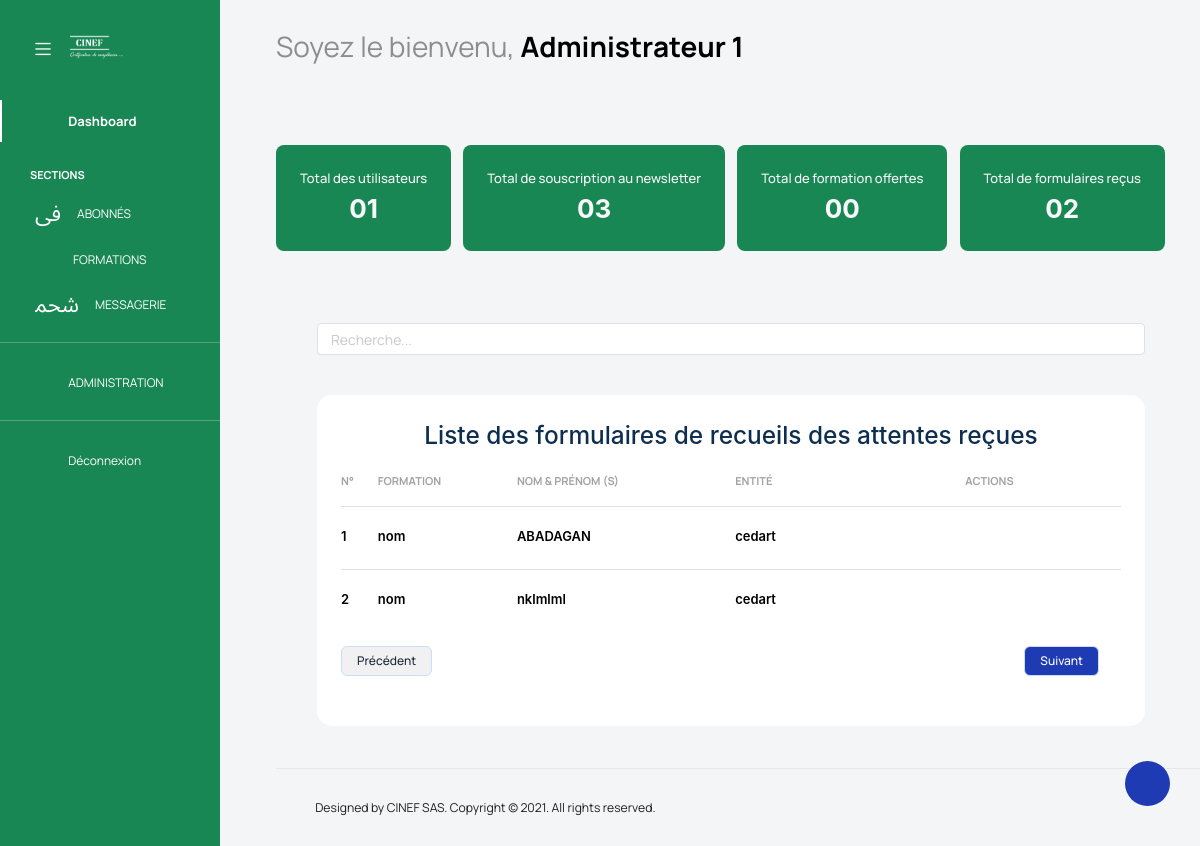
The page /admin/index.php (signed in) on the database its author committed.
### tables this page shows
CREATE TABLE `nom_table` (
  `id` int(11) NOT NULL,
  `formation` varchar(255) NOT NULL,
  `nom` varchar(255) NOT NULL,
  `entite` varchar(255) NOT NULL,
  `missions` text NOT NULL,
  `formation_precedente` enum('oui','non') NOT NULL,
  `formation_details` varchar(255) DEFAULT NULL,
  `demande_personnelle` enum('oui','non') NOT NULL,
  `difficultes` text DEFAULT NULL,
  `conseil` varchar(255) DEFAULT NULL,
  `objectifs` enum('oui','non') NOT NULL,
  `attentes` varchar(255) DEFAULT NULL,
  `autres_priorites` text DEFAULT NULL,
  `objectif1` varchar(255) NOT NULL,
  `objectif2` varchar(255) NOT NULL,
  `objectif3` varchar(255) NOT NULL,
  `cas_concrets` enum('oui','non') NOT NULL,
  `remarques` text DEFAULT NULL,
  `telephone` varchar(255) NOT NULL,
  `email` varchar(255) NOT NULL,
  `canChange` tinyint(1) NOT NULL DEFAULT 0,
  `isChanged` tinyint(1) NOT NULL DEFAULT 0
);

### admin/index.php (the view, shortened to what this page needs)
<html lang="fr">
<head>
  <?php include_once('layout_link_css.php') ?>
</head>
<body class="sidebar-dark">
  <div class="container-scroller">
    <?php include('header_top.php') ?>
    <div class="container-fluid page-body-wrapper pt-0">
      <?php include_once('header_left.php') ?>
      <div class="main-panel">
        <div class="content-wrapper">
          <div class="row">
            <div class="col-sm-12">
              <div class="home-tab">
                <div class="tab-content tab-content-basic">
                  <div class="tab-pane fade show active" id="overview" role="tabpanel" aria-labelledby="overview">
                    <div class="row">
                      <div class="col-sm-12">
                        <div class="statistics-details d-flex align-items-center justify-content-between">
                          <div class='bg-success text-light p-4 rounded'>
                            <?php
                            include('../config/conn.php');
                            ?>
                            <p class="statistics-title text-light">Total des utilisateurs</p>
                            <h3 class="rate-percentage text-center text-light">
                              <?php
                              $res = mysqli_query($conn, "SELECT COUNT(id) as total FROM user");
                              while ($row = mysqli_fetch_assoc($res)) {
                                if ($row['total'] < 10) {
                                  echo '0';
                                }
                                echo $row['total'];
                              }
                              ?>
                            </h3>
                          </div>
                          <div class='bg-success text-light p-4 rounded'>
                            <p class="statistics-title text-light">Total de souscription au newsletter</p>
                            <h3 class="rate-percentage text-center text-light">
                              <?php
                              $res = mysqli_query($conn, "SELECT COUNT(id) as total FROM newsletters");
                              while ($row = mysqli_fetch_assoc($res)) {
                                if ($row['total'] < 10) {
                                  echo '0';
                                }
                                echo $row['total'];
                              }
                              ?>
                            </h3>
                          </div>
                          <div class='bg-success text-light p-4 rounded'>
                            <p class="statistics-title text-light">Total de formation offertes</p>
                            <h3 class="rate-percentage text-center text-light">
                              <?php
                              $res = mysqli_query($conn, "SELECT COUNT(id) as total FROM formation");
                              while ($row = mysqli_fetch_assoc($res)) {
                                if ($row['total'] < 10) {
                                  echo '0';
                                }
                                echo $row['total'];
                              }
                              ?>
                            </h3>
                          </div>
                          <div class="d-none d-md-block bg-success text-light p-4 rounded">
                            <p class="statistics-title text-light">Total de formulaires re&ccedil;us</p>
                            <h3 class="rate-percentage text-center text-light">
                              <?php
                              $res = mysqli_query($conn, "SELECT COUNT(id) as total FROM nom_table");
                              while ($row = mysqli_fetch_assoc($res)) {
                                if ($row['total'] < 10) {
                                  echo '0';
                                }
                                echo $row['total'];
                              }
                              ?>
                            </h3>
                          </div>
                        </div>
                      </div>
                    </div>
                    <div class="row">
                      <div class="content-wrapper">
                        <div class="row">
                          <div class="col-sm-12">
                            <div class="home-tab">
                              <input type="search" id="searchInput" placeholder="Recherche..."
                                class='form-control form-control-sm'>
                              <div class="tab-content tab-content-basic">
                                <div class="tab-pane fade show active" id="overview" role="tabpanel"
                                  aria-labelledby="overview">
                                  <div class="row">
                                    <div class="col-lg-12">
                                      <div class="row flex-grow">
                                        <div class="col-12 grid-margin stretch-card">
                                          <div class="card card-rounded">
                                            <div class="card-body">
                                              <div class="table-responsive  mt-1">
                                                <h3 class="text-center">
                                                  Liste des formulaires de recueils des attentes reçues
                                                </h3>
                                                <table class="table select-table">
                                                  <thead>
                                                    <tr>
                                                      <th>
                                                        N°
                                                      </th>
                                                      <th>Formation</th>
                                                      <th>Nom & prénom (s)</th>
                                                      <th>Entité</th>
                                                      <th colspan="3" class="text-center">Actions</th>
                                                    </tr>
                                                  </thead>
                                                  <tbody id='body'>
                                                    <?php
                                                    if (!isset($_GET['page']) || $_GET['page'] == 0) {
                                                      $query = "SELECT formation, nom, entite, id, isChanged FROM nom_table ORDER BY id DESC LIMIT 10";
                                                    } else {
                                                      $query = "SELECT formation, nom, entite, id, isChanged FROM nom_table ORDER BY id DESC LIMIT " . intval($_GET['page']) * 10 . ", " . intval($_GET['page']) * 20;
                                                    }
                                                    $result = mysqli_query($conn, $query);
                                                    if (mysqli_num_rows($result) > 0) {
                                                      $nbr = 0;
                                                      while ($row = mysqli_fetch_assoc($result)) {
                                                        $nbr++;
                                                        ?>
                                                        <tr>
                                                          <td>
                                                            <div class="d-flex">
                                                              <div>
                                                                <h6>
                                                                  <?= $nbr ?>
                                                                </h6>
                                                              </div>
                                                            </div>
                                                          <td>
                                                            <div class="d-flex">
                                                              <div>
                                                                <h6>
                                                                  <?= $row["formation"] ?>
                                                                </h6>
                                                              </div>
                                                            </div>
                                                          </td>
                                                          <td>
                                                            <h6>
                                                              <?= $row["nom"] ?>
                                                            </h6>
                                                          </td>
                                                          <td>
                                                            <h6>
                                                              <?= $row["entite"] ?>
                                                            </h6>
                                                          </td>
                                                          <td class='text-center pointer'>
                                                            <a href="../appercu.php?id=<?= $row["id"] ?>"
                                                              class='text-secondary' target='_blank'>
                                                              <h2 class="mdi mdi-eye"></h2>
                                                            </a>
                                                          </td>
                                                          <td class='text-center pointer'>
                                                            <a href="#"
                                                              class='text-<?php if ( false) { ?>danger<?php } else { ?>secondary modif<?php } ?>'
                                                              title="<?= $row["id"] ?>">
                                                              <h2 class="mdi mdi-pen"></h2>
                                                            </a>
                                                          </td>
                                                          <td class='text-center pointer'>
                                                            <a href="./share.php?table=nom_table&id=<?= $row["id"] ?>"
                                                              target="_blank" class='text-secondary'>
                                                              <h2 class="mdi mdi-send"></h2>
                                                            </a>
                                                          </td>
                                                        </tr>
                                                        <?php
                                                      }
                                                    } else {
                                                      echo '<tr><td colspan="5" class="text-center"><h3>Aucune donnée disponible</h3></td></tr>';
                                                    }
                                                    ?>
                                                  </tbody>
                                                  <tr>
                                                    <td colspan="8">
                                                      <a class='btn btn-secondary float-start' href='?page=<?php if (isset($_GET['page'])) {
                                                        echo "" . (intval($_GET['page']) - 1) . "";
                                                      } else {
                                                        echo '0';
                                                      } ?>'>Pr&eacute;c&eacute;dent</a>
                                                      <a class='btn btn-primary text-white float-end' href='?page=<?php if (isset($_GET['page'])) {
                                                        echo "" . (intval($_GET['page']) + 1) . "";
                                                      } else {
                                                        echo '1';
                                                      } ?>'>Suivant</a>
                                                    </td>
                                                  </tr>
                                                </table>
                                              </div>
                                            </div>
                                          </div>
                                        </div>
                                      </div>
                                    </div>
                                  </div>
                                </div>
                              </div>
                            </div>
                          </div>
                        </div>
                      </div>
                    </div>
                  </div>
                </div>
              </div>
            </div>
          </div>
          <footer class="footer">
            <div class="d-sm-flex justify-content-center justify-content-sm-between">
              <span class="float-none float-sm-right d-block mt-1 mt-sm-0 text-center">Designed by CINEF SAS. Copyright
                © 2021. All rights
                reserved.</span>
            </div>
          </footer>
        </div>
      </div>
    </div>
</body>
</html>

### rows shown on the page
nom_table: formation "nom", nom "ABADAGAN", entite "cedart"
nom_table: formation "nom", nom "nklmlml", entite "cedart"

### other values the page prints
$_SESSION["user"]["nomP"] "Administrateur 1"
$row['total'] "1"
$row['total'] "3"
$row['total'] "0"
$row['total'] "2"
